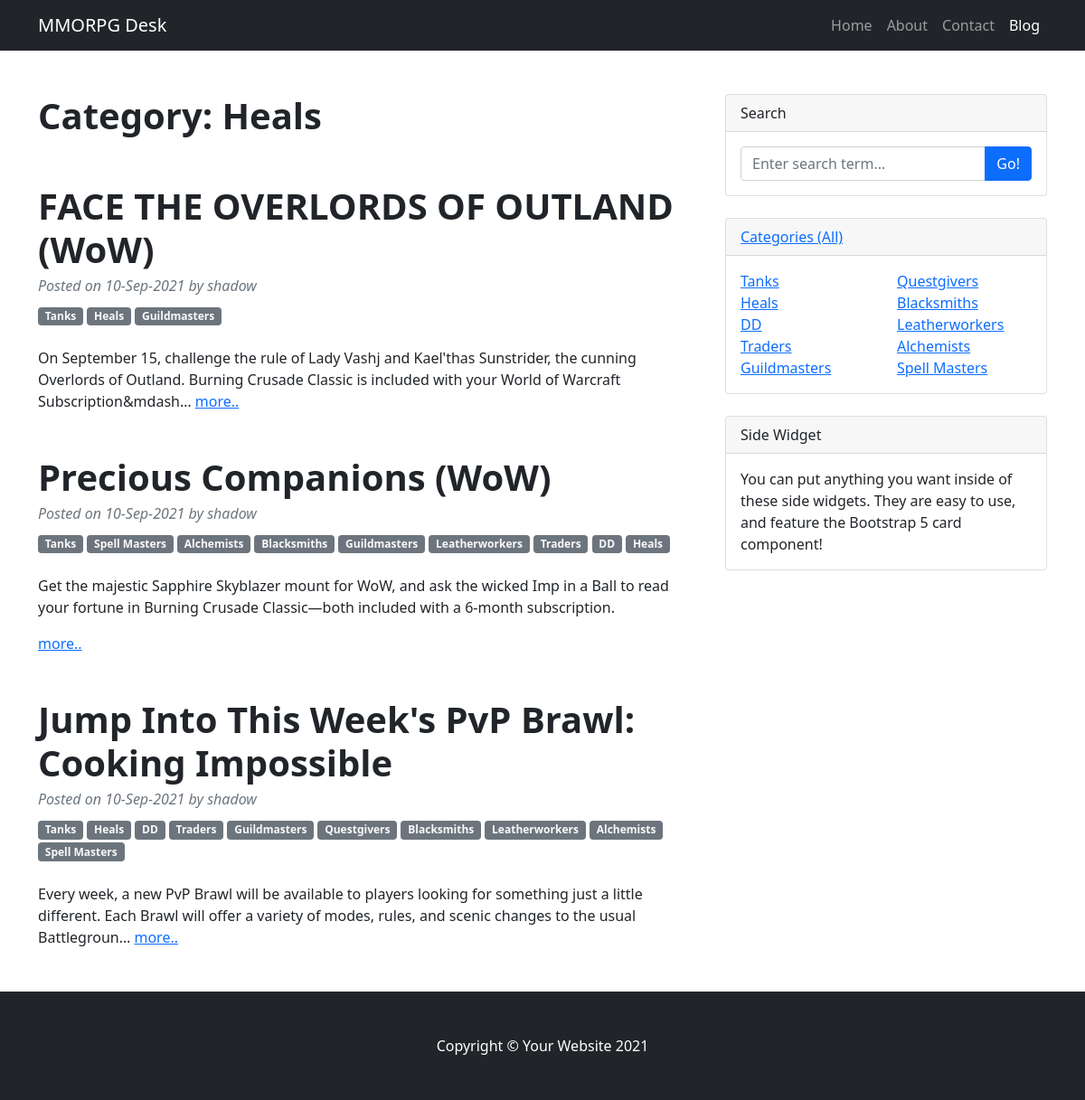
Page /posts/category/2 on the committed database.
### BB/models.py (models this page shows, shortened)
class Category(models.Model):
    name = models.CharField(max_length=255, unique=True)
    def __str__(self):
        return f'{self.name}'

class Post(models.Model):
    author = models.ForeignKey(User, on_delete=models.CASCADE)
    category = models.ManyToManyField(Category, through='PostCategory')
    title = models.CharField(max_length=255)
    date_posted = models.DateTimeField(auto_now_add=True)
    content = RichTextField()
    rating = models.IntegerField(default=0)

### BB/views.py (the view)
# urls.py: path('category/<int:pk>', CategoryDetail.as_view(), name='category_detail'),  # pk — это первичный ключ товара, который будет выводиться у нас в шаблон
class CategoryDetail(DetailView):
    model = Category
    template_name = 'BB/category_detail.html'
    context_object_name = 'category_detail'
    queryset = Category.objects.all()
    def get_context_data(self, **kwargs):
        context = super().get_context_data(**kwargs)
        context['posts'] = Post.objects.filter(category=self.object)
        print(context)
        i = 0
        list_fh = []
        list_sh = []
        for cat in Category.objects.all():
            i += 1
            if i <= len(Category.objects.all())/2:
                list_fh.append(cat)
            else:
                list_sh.append(cat)
        context['categories'] = Category.objects.all()
        context['cat_fh'] = list_fh
        context['cat_sh'] = list_sh
        return context

### templates/BB/category_detail.html
{% extends 'flatpages/default.html' %}
{% block content %}
    <h1 class="fw-bolder mb-1">Category: {{ category_detail.name }}</h1>
    <br>
    <br>
    {% if posts %}
        {% for post in posts %}
            <article>
                <header class="mb-4">
                    <h1 class="fw-bolder mb-1">{{ post.title }}</h1>
                    <div class="text-muted fst-italic mb-2">Posted on {{ post.date_posted|date:'d-M-Y' }} {{ post_posted|time:"H:i" }} by {{ post.author }}</div>
                    {% for c in post.category.all %}
                        <a class="badge bg-secondary text-decoration-none link-light" href="{% url 'category_detail' c.id %}">{{ c.name }}</a>
                    {% endfor %}
                </header>
                <section class="mb-5">
                    {{ post.content|safe|truncatechars:200 }} <a href="{% url 'post_detail' post.id %}">more..</a>
                </section>
            </article>
        {% endfor %}
    {% else %}
        <h2>There are no ads in this category.</h2>
    {% endif %}
{% endblock content %}
{% block cat-widget %}
    {% if cat_fh or cat_sh %}
        <div class="col-sm-6">
            <ul class="list-unstyled mb-0">
                {% for category in cat_fh %}
                    <li><a href="{% url 'category_detail' category.id %}">{{ category.name }}</a></li>
                {% endfor %}
            </ul>
        </div>
        <div class="col-sm-6">
            <ul class="list-unstyled mb-0">
                {% for category in cat_sh %}
                    <li><a href="{% url 'category_detail' category.id %}">{{ category.name }}</a></li>
                {% endfor %}
            </ul>
        </div>
    {% else %}
        <h4>Categories not found</h4>
    {% endif %}
{% endblock cat-widget %}

### rows in the picture
Category: name "Heals"
Post: title "FACE THE OVERLORDS OF OUTLAND (WoW)", date_posted "10-Sep-2021", author "shadow", content "On September 15, challenge the rule of Lady Vashj and Kael'thas Sunstrider, the cunning Overlords of Outland. Burning Crusade Classic is included with your World of Warcraft Subscription&mdash…"
Category: name "Tanks"
Category: name "Guildmasters"
Post: title "Precious Companions (WoW)", date_posted "10-Sep-2021", author "shadow", content "Get the majestic Sapphire Skyblazer mount for WoW, and ask the wicked Imp in a Ball to read your fortune in Burning Crusade Classic—both included with a 6-month subscription."
Category: name "Spell Masters"
Category: name "Alchemists"
Category: name "Blacksmiths"
Category: name "Leatherworkers"
Category: name "Traders"
Category: name "DD"
Post: title "Jump Into This Week's PvP Brawl: Cooking Impossible", date_posted "10-Sep-2021", author "shadow", content "Every week, a new PvP Brawl will be available to players looking for something just a little different. Each Brawl will offer a variety of modes, rules, and scenic changes to the usual Battlegroun…"
Category: name "Questgivers"
